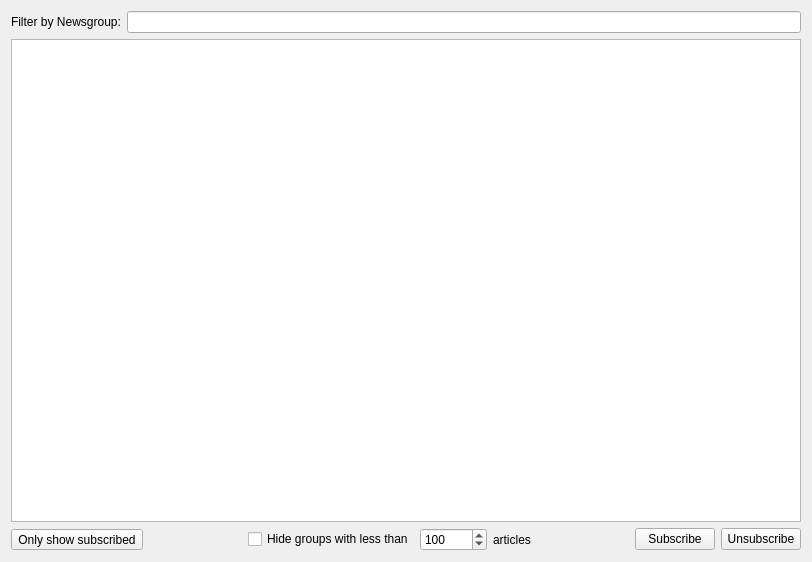
<?xml version="1.0" encoding="UTF-8"?>
<ui version="4.0">
 <class>AvailableGroupsWidget</class>
 <widget class="QWidget" name="AvailableGroupsWidget">
  <property name="geometry">
   <rect>
    <x>0</x>
    <y>0</y>
    <width>812</width>
    <height>562</height>
   </rect>
  </property>
  <property name="windowTitle">
   <string>AvailableGroupsWidget</string>
  </property>
  <layout class="QVBoxLayout" name="verticalLayout">
   <item>
    <layout class="QHBoxLayout" name="horizontalLayout">
     <item>
      <widget class="QLabel" name="filterLabel">
       <property name="text">
        <string>Filter by Newsgroup:</string>
       </property>
      </widget>
     </item>
     <item>
      <widget class="QLineEdit" name="m_filterEdit"/>
     </item>
    </layout>
   </item>
   <item>
    <widget class="QTreeView" name="availableNewsgroups">
     <property name="frameShadow">
      <enum>QFrame::Raised</enum>
     </property>
     <property name="lineWidth">
      <number>3</number>
     </property>
     <property name="midLineWidth">
      <number>2</number>
     </property>
    </widget>
   </item>
   <item>
    <layout class="QHBoxLayout" name="horizontalLayout_2">
     <item>
      <widget class="QToolButton" name="showButton">
       <property name="text">
        <string>Only show subscribed</string>
       </property>
      </widget>
     </item>
     <item>
      <spacer name="horizontalSpacer_2">
       <property name="orientation">
        <enum>Qt::Horizontal</enum>
       </property>
       <property name="sizeHint" stdset="0">
        <size>
         <width>40</width>
         <height>20</height>
        </size>
       </property>
      </spacer>
     </item>
     <item>
      <widget class="QCheckBox" name="hideCheckBox">
       <property name="text">
        <string>Hide groups with less than</string>
       </property>
      </widget>
     </item>
     <item>
      <widget class="QSpinBox" name="hideSpinBox">
       <property name="minimum">
        <number>1</number>
       </property>
       <property name="maximum">
        <number>9999999</number>
       </property>
       <property name="singleStep">
        <number>25</number>
       </property>
       <property name="value">
        <number>100</number>
       </property>
      </widget>
     </item>
     <item>
      <widget class="QLabel" name="label">
       <property name="text">
        <string>articles</string>
       </property>
      </widget>
     </item>
     <item>
      <spacer name="horizontalSpacer">
       <property name="orientation">
        <enum>Qt::Horizontal</enum>
       </property>
       <property name="sizeHint" stdset="0">
        <size>
         <width>40</width>
         <height>20</height>
        </size>
       </property>
      </spacer>
     </item>
     <item>
      <widget class="QPushButton" name="subscribeButton">
       <property name="text">
        <string>Subscribe</string>
       </property>
      </widget>
     </item>
     <item>
      <widget class="QPushButton" name="unsubscribeButton">
       <property name="text">
        <string>Unsubscribe</string>
       </property>
      </widget>
     </item>
    </layout>
   </item>
  </layout>
 </widget>
 <layoutdefault spacing="6" margin="11"/>
 <resources/>
 <connections/>
</ui>
